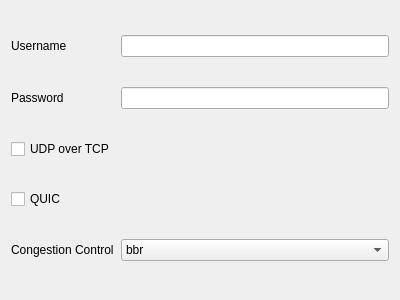
<?xml version="1.0" encoding="UTF-8"?>
<ui version="4.0">
 <class>EditNaive</class>
 <widget class="QWidget" name="EditNaive">
  <property name="geometry">
   <rect>
    <x>0</x>
    <y>0</y>
    <width>400</width>
    <height>300</height>
   </rect>
  </property>
  <property name="windowTitle">
   <string notr="true">Form</string>
  </property>
  <layout class="QGridLayout" name="gridLayout">
   <item row="1" column="0">
    <widget class="QLabel" name="label_2">
     <property name="text">
      <string>Password</string>
     </property>
    </widget>
   </item>
   <item row="2" column="0">
    <widget class="QCheckBox" name="uot">
     <property name="text">
      <string>UDP over TCP</string>
     </property>
    </widget>
   </item>
   <item row="0" column="1">
    <widget class="QLineEdit" name="username"/>
   </item>
   <item row="1" column="1">
    <widget class="QLineEdit" name="password"/>
   </item>
   <item row="0" column="0">
    <widget class="QLabel" name="label">
     <property name="text">
      <string>Username</string>
     </property>
    </widget>
   </item>
   <item row="4" column="1">
    <widget class="QComboBox" name="congestion_control">
     <item>
      <property name="text">
       <string notr="true">bbr</string>
      </property>
     </item>
     <item>
      <property name="text">
       <string notr="true">bbr2</string>
      </property>
     </item>
     <item>
      <property name="text">
       <string notr="true">cubic</string>
      </property>
     </item>
     <item>
      <property name="text">
       <string notr="true">reno</string>
      </property>
     </item>
    </widget>
   </item>
   <item row="4" column="0">
    <widget class="QLabel" name="label_3">
     <property name="text">
      <string>Congestion Control</string>
     </property>
    </widget>
   </item>
   <item row="3" column="0">
    <widget class="QCheckBox" name="quic">
     <property name="text">
      <string>QUIC</string>
     </property>
    </widget>
   </item>
  </layout>
 </widget>
 <tabstops>
  <tabstop>username</tabstop>
  <tabstop>password</tabstop>
  <tabstop>uot</tabstop>
  <tabstop>quic</tabstop>
  <tabstop>congestion_control</tabstop>
 </tabstops>
 <resources/>
 <connections/>
</ui>
